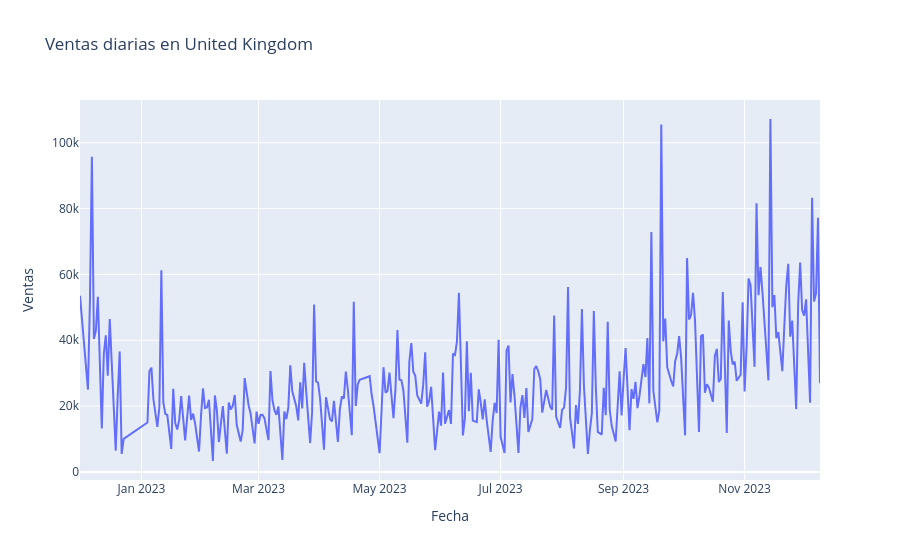

The notebook cell this image was saved under:
### Markdown cell above
- Reino Unido concentra un volumen de ventas significativamente mayor y presenta una serie temporal más completa y regular que el resto de países. 

- Los niveles de ventas del resto de países rara vez superan los 10.000 (a excepción de Países Bajos), frente a los picos de Reino Unido, que oscilan entre 50.000 y 100.000. Además, como se ha comentado antes, estas series son más irregulares.

Por estos motivos, **Reino Unido se utilizará como serie principal para el análisis y el desarrollo de los modelos de predicción**.

### Evoluación temporal de las ventas en Reino Unido

### Code cell
# Gráfico de la serie temporal 

serie_paises = df_uk.set_index("Date")["TotalSales"]

fig = px.line(df_uk, x="Date",y="TotalSales", title="Ventas diarias en United Kingdom", labels={"Date": "Fecha", "TotalSales": "Ventas"})
fig.show()

### Figure 1 — Plotly figure (JSON) as saved in the notebook; plotly's stock layout.template omitted (floating-point values rounded to 4 significant figures; data arrays with more than 128 entries replaced by an {"elided": "..."} marker saying what was removed)
{"data": [{"hovertemplate": "Fecha=%{x}<br>Ventas=%{y}<extra></extra>", "legendgroup": "", "line": {"color": "#636efa", "dash": "solid"}, "marker": {"symbol": "circle"}, "mode": "lines", "name": "", "orientation": "v", "showlegend": false, "type": "scatter", "x": {"elided": "305 str values"}, "xaxis": "x", "y": {"elided": "305 float values"}, "yaxis": "y"}], "layout": {"legend": {"tracegroupgap": 0}, "title": {"text": "Ventas diarias en United Kingdom"}, "xaxis": {"anchor": "y", "domain": [0, 1], "title": {"text": "Fecha"}}, "yaxis": {"anchor": "x", "domain": [0, 1], "title": {"text": "Ventas"}}}}
